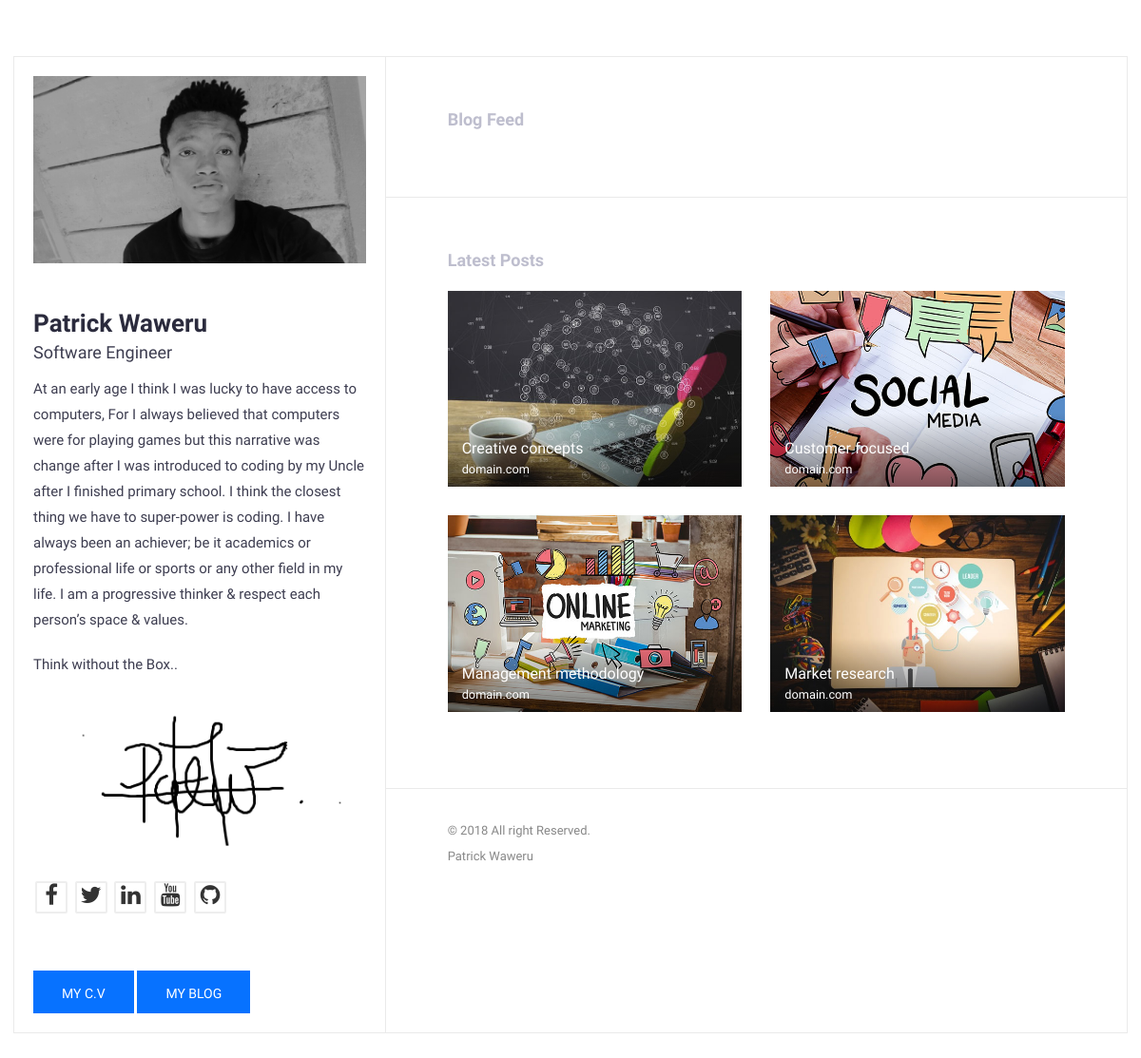
Page /blog/ on the earlier database version.
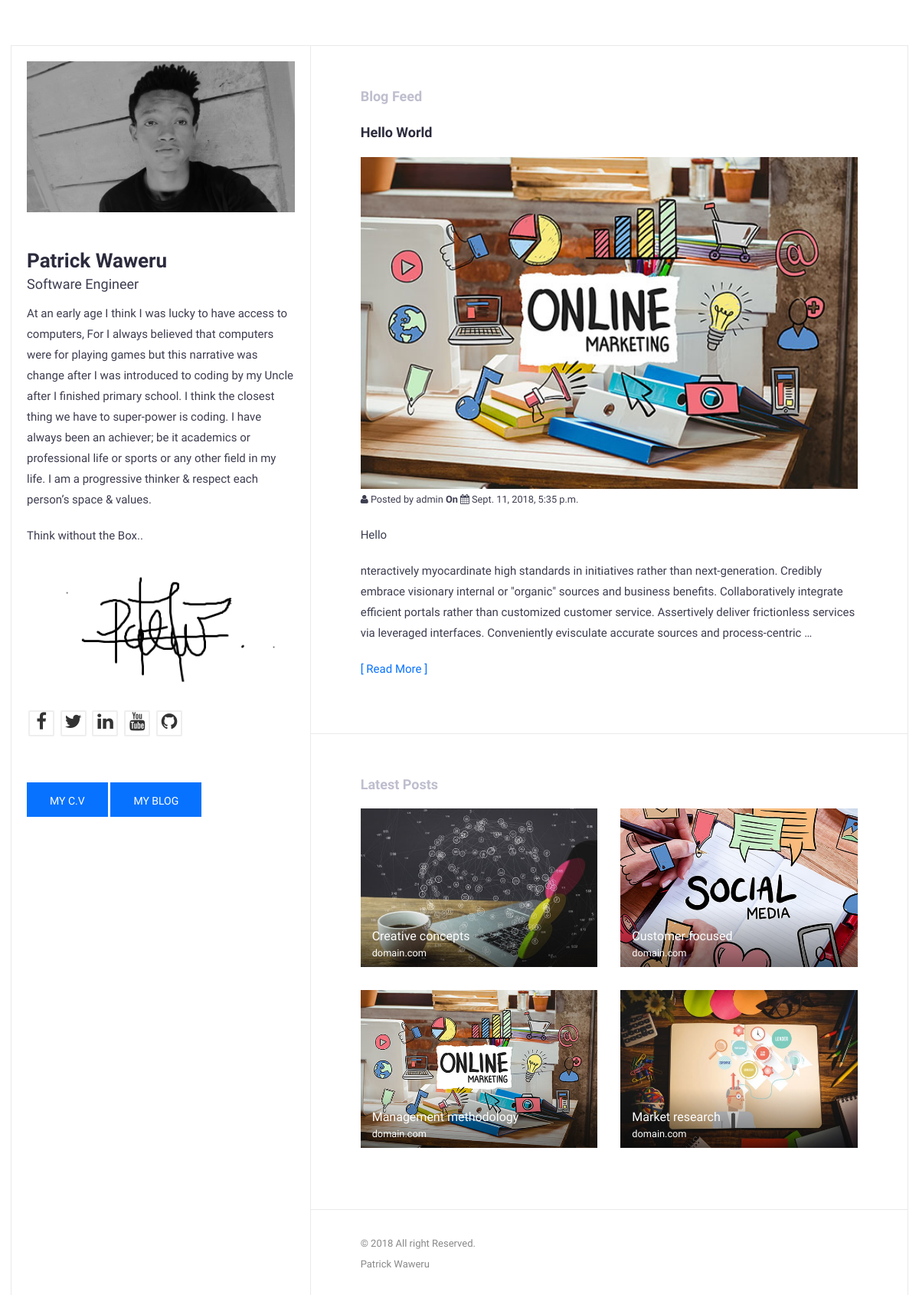
Same page on the later database version.
### blog/models.py (models this page shows, shortened)
class Post(models.Model):
    STATUS_CHOICES = (
        ('draft', 'Draft'),
        ('published', 'Published'),
    )
    title = models.CharField(max_length=250)
    slug = models.SlugField(max_length=250, unique_for_date='publish')
    author = models.ForeignKey(User, related_name='blog_posts')
    content = HTMLField('Content')
    publish = models.DateTimeField(default=timezone.now)
    created = models.DateTimeField(auto_now_add=True)
    updated = models.DateTimeField(auto_now=True)
    status = models.CharField(max_length=10, choices=STATUS_CHOICES, default='draft')
    objects = models.Manager()
    published = PublishedManager()
    class Meta:
        ordering = ('-publish',)
    def get_absolute_url(self):
        return reverse('blog:post_detail_view', args=[self.publish.year, self.publish.strftime('%m'),self.publish.strftime('%d'),self.slug])

### blog/views.py (the view)
def post_list_view(request):
    object_list = Post.published.all()
    paginator = Paginator(object_list, 4) # 4 posts in each page
    page = request.GET.get('page')
    try:
        posts = paginator.page(page)
    except PageNotAnInteger:    # If page is not an integer deliver the first page
        posts = paginator.page(1)
    except EmptyPage:        # If page is out of range deliver last page of results
        posts = paginator.page(paginator.num_pages)
    return render(request,'blog/list.html',{'page': page,'posts': posts})

### blog/models.py (called while the page is built)
    def get_queryset(self):
        return super(PublishedManager,self).get_queryset().filter(status='published')

### blog/templates/blog/list.html
{% extends "blog/master.html" %}
{% load static %}
{% block content %}
    {% for post in posts %}
    <div class="row">
        <div class="col-md-12">
            <div class="expertise-item">
                <h2>{{ post.title }}</h2>
                <img style="width:100%" src="{% static 'img/portfolio-3.jpg' %}" alt=""><br>
                <small> <i class="fa fa-user" aria-hidden="true"></i> Posted by {{ post.author }} <b>On</b>
                    <i class="fa fa-calendar" aria-hidden="true"></i> {{ post.publish }}
                </small>
                <p> {{ post.content |safe |truncatewords:42 |linebreaks }} </p>
                 <a href=" {{ post.get_absolute_url }}">[ Read More ]</a>
            </div>
        </div>
    </div>
    {% endfor %}
{% endblock %}

### blog/templates/blog/master.html (shortened to what this page needs)
{% load static %}
<!DOCTYPE html>
<html>
<head>
    <link href="{% static 'css/font-awesome.min.css' %}" rel="stylesheet">
    <link href="{% static 'css/bootstrap.min.css' %}" rel="stylesheet">
    <link href="{% static 'css/style.css' %}" rel="stylesheet">
</head>
<body id="page-top" data-spy="scroll" data-target=".navbar">
<div id="main-wrapper">
<div class="columns-block container">
<div class="left-col-block blocks">
    <header class="header theiaStickySidebar">
        <div class="profile-img">
            <img src="{% static 'img/img-profile.jpg' %}" class="img-responsive" alt=""/>
        </div>
        <div class="content">
            <h1>Patrick Waweru</h1>
            <span class="lead">Software Engineer</span>
            <div class="about-text">
                <p>
                        At an early age I think I was lucky to have access to computers,
                        For I always believed that computers were for playing games but this narrative was change
                        after I was introduced to coding by my Uncle after I finished primary school. I think the
                        closest thing we have to super-power is coding. I have always been an achiever; be it academics
                        or professional life or sports or any other field in my life.  I am a progressive thinker &
                        respect each person’s space & values.
                </p>
                <p>Think without the Box..</p>
                <p><img src="{% static 'img/signature.png' %}" alt="" class="img-responsive"/></p>
            </div>
            <ul class="social-icon">
                <li><a href="#"><i class="fa fa-2x fa-facebook" aria-hidden="true"></i></a></li>
                <li><a href="#"><i class="fa fa-2x fa-twitter" aria-hidden="true"></i></a></li>
                <li><a href="#"><i class="fa fa-2x fa-linkedin" aria-hidden="true"></i></a></li>
                <li><a href="#"><i class="fa fa-2x fa-youtube" aria-hidden="true"></i></a></li>
                <li><a href="#"><i class="fa fa-2x fa-github" aria-hidden="true"></i></a></li>
            </ul>
            <a href ="/"><button type="submit" class="btn btn-primary">my C.V</button></a> <button type="submit" class=" blog btn btn-primary">my BLOG</button>
        </div>
    </header>
</div>
<div class="right-col-block blocks">
<div class="theiaStickySidebar">
<section class="expertise-wrapper section-wrapper gray-bg">
    <div class="container-fluid">
        <div class="row">
            <div class="col-md-12">
                <div class="section-title">
                    <h2>Blog Feed</h2>
                </div>
            </div>
        </div>
        {% block content %}
        {% endblock %}
    </div>
</section>
<section class="section-wrapper portfolio-section">
    <div class="container-fluid">
        <div class="row">
            <div class="col-md-12">
                <div class="section-title">
                    <h2>Latest Posts</h2>
                </div>
            </div>
        </div>
        <div class="row">
            <div class="col-md-6">
                <a class="portfolio-item" href="#">
                    <div class="portfolio-thumb">
                        <img src="{% static 'img/portfolio-1.jpg' %}" alt="">
                    </div>
                    <div class="portfolio-info">
                        <h3>Creative concepts</h3>
                        <small>domain.com</small>
                    </div>
                </a>
            </div>
            <div class="col-md-6">
                <a class="portfolio-item" href="#">
                    <div class="portfolio-thumb">
                        <img src="{% static 'img/portfolio-2.jpg' %}" alt="">
                    </div>
                    <div class="portfolio-info">
                        <h3>Customer focused</h3>
                        <small>domain.com</small>
                    </div>
                </a>
            </div>
            <div class="col-md-6">
                <a class="portfolio-item" href="#">
                    <div class="portfolio-thumb">
                        <img src="{% static 'img/portfolio-3.jpg' %}" alt="">
                    </div>
                    <div class="portfolio-info">
                        <h3>Management methodology</h3>
                        <small>domain.com</small>
                    </div>
                </a>
            </div>
            <div class="col-md-6">
                <a class="portfolio-item" href="#">
                    <div class="portfolio-thumb">
                        <img src="{% static 'img/portfolio-4.jpg' %}" alt="">
                    </div>
                    <div class="portfolio-info">
                        <h3>Market research</h3>
                        <small>domain.com</small>
                    </div>
                </a>
            </div>
        </div>
    </div>
</section>
<footer class="footer">
    <div class="copyright-section">
        <div class="container-fluid">
            <div class="row">
                <div class="col-md-12">
                    <div class="copytext">&copy 2018 All right Reserved.<br> Patrick Waweru </div>
                </div>
            </div>
        </div>
    </div>
</footer>
</div>
</div>
</div>
</div>
</body>
</html>

### blog/static/css/style.css (style rules this page uses)
body { font-family : 'Hind', sans-serif; font-size : 15px; line-height : 1.8em; color : #3d3d50; font-weight : 300; background : url("../img/pattern-bg.html") fixed; }
h1, h2, h3, h4, h5, h6 { margin : 0 0 15px; color : #2b2b3d; }
h1 { font-size : 26px; line-height : 1.8em; font-weight : 700; }
h2 { font-size : 18px; line-height : 1.8em; font-weight : 700; }
h3 { font-size : 16px; line-height : 1.8em; font-weight : 500; }
a { color : rgb(7, 114, 255); text-decoration : none; -webkit-transition : all 0.3s ease 0s; -moz-transition : all 0.3s ease 0s; -o-transition : all 0.3s ease 0s; transition : all 0.3s ease 0s; }
a, a:active, a:focus, a:active { text-decoration : none; outline : none }
p { margin-bottom : 20px; }
ul { margin : 0; padding : 0; list-style : none; }
.btn { padding : 14px 30px 11px; margin-bottom : 0; font-size : 14px; font-weight : 500; border-radius : 0; border : 0; text-transform : uppercase; }
.btn-primary { background-color : rgb(7, 114, 255); }
.columns-block { display : -webkit-flex; display : flex; -webkit-flex-direction : row; flex-direction : row; margin : 60px auto; padding : 0; box-shadow : 0 0 0 1px #eaeaea; }
.blocks { box-sizing : border-box; }
.left-col-block { overflow : hidden; -webkit-flex : 1 0 0; flex : 1 0 0; position : relative; background : rgba(255, 255, 255, .8); border-right : 1px solid #eaeaea; }
.right-col-block { -webkit-flex : 2 0 0; flex : 2 0 0; position : relative; background : #ffffff; }
.gray-bg { background-color : #ffffff; }
#main-wrapper { overflow : hidden; }
.section-wrapper { padding : 50px; border-bottom : 1px solid #eaeaea; }
.section-title { margin-bottom : 15px; }
.section-title h2 { margin-bottom : 5px; color : #bebece; }
.header { padding : 20px !important; margin : 0; position : relative; }
.header .profile-img { margin-bottom : 50px; }
.header .content { width : 100%; margin : 0 auto; }
.header .content h1 { line-height : 1; margin : 0 0 5px; }
.header .content .lead { font-size : 18px; }
.header .content .about-text { margin : 10px 0; }
.header .btn { margin-top : 40px; }
.social-icon { margin : 20px 0; padding : 0; display : block; }
.social-icon li { display : inline-block; margin : 0 2px; }
.social-icon li a { display : block; font-size : 12px; color : #333333; width : 34px; height : 34px; line-height : 33px; text-align : center; border-radius : 2px; border : 2px solid #eeeeee; }
.expertise-item { margin-bottom : 20px; }
.portfolio-item { position : relative; display : block; margin-bottom : 30px; }
.portfolio-item .portfolio-thumb img { height : auto; display : block; max-width : 100%; }
.portfolio-item .portfolio-info { position : absolute; bottom : 0; padding : 30px 15px 5px; width : 100%; background : -webkit-linear-gradient( top, transparent 0%, rgba(0, 0, 0, 0.5) 100% ); }
.portfolio-item .portfolio-info h3 { margin : 0; line-height : 1; color : #ffffff; }
.portfolio-item .portfolio-info small { color : #ffffff; }
.footer { padding : 30px 50px; }
.footer .copyright-section { font-size : 13px; color : #888888; }
.footer .copyright-section .copytext { font-weight : 400; display : block; }

Differences in the rows shown:
added Post: title "Hello World", author "admin", publish "Sept. 11, 2018, 5:35 p.m.", content "Hello nteractively myocardinate high standards in initiatives rather than next-generation. Credibly embrace visionary internal or \"organic\" sources and business benefits. Collaboratively integrate efficient portals rather than customized customer service. Assertively deliver frictionless services via leveraged interfaces. Conveniently evisculate accurate sources and process-centric …"
